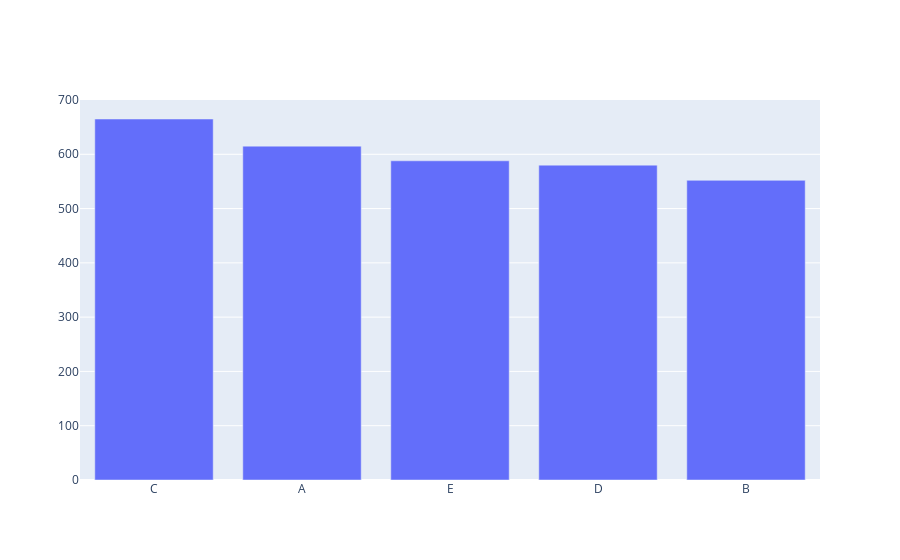

Notebook code cell kept with this figure:
### Code cell
XC_val = data["XC"].value_counts().reset_index()
fig = make_subplots(rows=1, cols=1)
fig.add_trace(go.Bar(x=XC_val['index'], y=XC_val.XC),
    row=1,
    col=1,)

### Figure 1 — Plotly figure (JSON) as saved in the notebook; plotly's stock layout.template omitted (floating-point values rounded to 4 significant figures)
{"data": [{"type": "bar", "x": ["C", "A", "E", "D", "B"], "xaxis": "x", "y": [665, 615, 588, 580, 552], "yaxis": "y"}], "layout": {"xaxis": {"anchor": "y", "domain": [0, 1]}, "yaxis": {"anchor": "x", "domain": [0, 1]}}}
